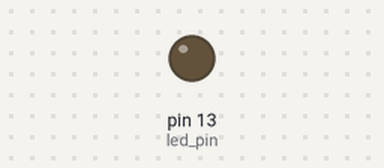
Bench run of a sketch on a simulated Arduino Uno, built with avr-gcc and run on an emulated ATmega328P. Shown: output pins drawn as LEDs (lit = HIGH).

Above: at 1.0 s.
At 3.0 s:
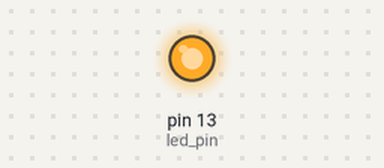
Timing chart, 0 to 5.2 s (numbered marks = the images above):
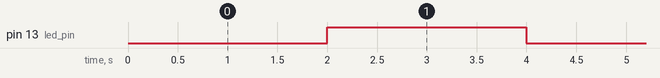

Measured:
- by itself, pin 13 (led_pin): alternates HIGH for 2.0 s and LOW for 2.0 s

The sketch:

FlashLed_timer2_lowpower.ino
```cpp
  /*
  MsTimer2 is a small and very easy to use library to interface Timer2 with
  humans. It's called MsTimer2 because it "hardcodes" a resolution of 1
  millisecond on timer2
  For Details see: http://www.arduino.cc/playground/Main/MsTimer2
*/
#include <MsTimer2.h>
#include <LowPower.h>
// Switch on LED on and off each half second

#if ARDUINO >= 100
const int led_pin = LED_BUILTIN;	// 1.0 built in LED pin var
#else
const int led_pin = 13;			// default to pin 13
#endif

volatile bool timer2Flag=false;
volatile unsigned long timer2Cnt;
boolean state = LOW;
void flash()
{
  timer2Flag = true;
  timer2Cnt++;
}

void setup()
{
  pinMode(led_pin, OUTPUT);
  MsTimer2::set(100, flash); // 500ms period
  MsTimer2::start();
}

void loop()
{

/*    if(timer2Flag)
    {
      if(!(timer2Cnt%2))  //2초 마다
      {
        state = !state;
        digitalWrite(led_pin, state);
        timer2Flag = false;
      }
    }
*/
    LowPower.idle(SLEEP_2S, ADC_OFF, TIMER2_OFF, TIMER1_OFF, TIMER0_OFF,
                     SPI_OFF, USART0_OFF, TWI_OFF);

    state = !state;
    digitalWrite(led_pin, state);
}
```
